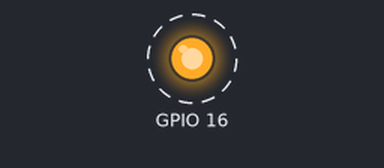
The sketch below on a simulated ESP32. Parts: output pins drawn as LEDs (lit = HIGH). Dashed ring = blinking. WiFi joins after 1.5 s; servers stay silent unless stated; what the sketch prints to the serial monitor is not drawn.

Above: at 1.7 s.
Timing chart, 0 to 4.5 s (numbered marks = the images above):
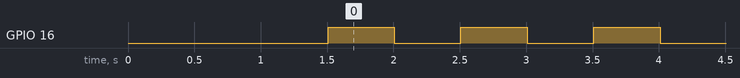

The sketch:

ESP_flash_over_air__WiFi_.ino
```cpp
//boot Flash OTA on ESP32 ***
//Board: ESP32
//Language: C++
//Software: Arduino IDE
//by Dana&Alua

#include <WiFi.h>
#include <WiFiClient.h>
#include <WebServer.h>
#include <ESPmDNS.h>
#include <Update.h>
#include <ArduinoOTA.h>

const char* host = "esp32-webupdate";
const char* ssid = "BeInTech-Ventures";
const char* password = "BI15711588";

WebServer server(80);
const char* serverIndex = "<form method='POST' action='/update' enctype='multipart/form-data'><input type='file' name='update'><input type='submit' value='Update'></form>";

void setup() {
  Serial.begin(115200);
    pinMode(16,OUTPUT);
  Serial.println();
  Serial.println("Booting Sketch...");
  WiFi.mode(WIFI_AP_STA);
  WiFi.begin(ssid, password);
  if (WiFi.waitForConnectResult() == WL_CONNECTED) {
    MDNS.begin(host);
    server.on("/", HTTP_GET, []() {
      server.sendHeader("Connection", "close");
      server.send(200, "text/html", serverIndex);
    });
    server.on("/update", HTTP_POST, []() {
      server.sendHeader("Connection", "close");
      server.send(200, "text/plain", (Update.hasError()) ? "FAIL" : "OK");
      ESP.restart();
    }, []() {
      HTTPUpload& upload = server.upload();
      if (upload.status == UPLOAD_FILE_START) {
        Serial.setDebugOutput(true);
        Serial.printf("Update: %s\n", upload.filename.c_str());
        if (!Update.begin()) { //start with max available size
          Update.printError(Serial);
        }
      } else if (upload.status == UPLOAD_FILE_WRITE) {
        if (Update.write(upload.buf, upload.currentSize) != upload.currentSize) {
          Update.printError(Serial);
        }
      } else if (upload.status == UPLOAD_FILE_END) {
        if (Update.end(true)) { //true to set the size to the current progress
          Serial.printf("Update Success: %u\nRebooting...\n", upload.totalSize);
        } else {
          Update.printError(Serial);
        }
        Serial.setDebugOutput(false);
      } else {
        Serial.printf("Update Failed Unexpectedly (likely broken connection): status=%d\n", upload.status);
      }
    });
    server.begin();
    MDNS.addService("http", "tcp", 80);
    Serial.printf("Ready! Open http://%s.local in your browser\n", host);

    Serial.printf("Was flashed on: ", host);
    Serial.println(WiFi.localIP());
  } else {
    Serial.println("WiFi Failed");
  }
}

void loop() {
  server.handleClient();
  delay(1);

  digitalWrite(16,1);
  delay(500);
  digitalWrite(16,0);
  delay(500);
}
```

Measured:
- by itself, GPIO 16: alternates HIGH for 0.50 s and LOW for 0.50 s
